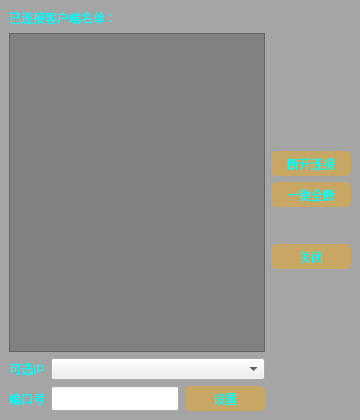
<?xml version="1.0" encoding="UTF-8"?>
<ui version="4.0">
 <class>ConnectInfo</class>
 <widget class="QMainWindow" name="ConnectInfo">
  <property name="geometry">
   <rect>
    <x>0</x>
    <y>0</y>
    <width>360</width>
    <height>420</height>
   </rect>
  </property>
  <property name="windowTitle">
   <string>客户端连接管理</string>
  </property>
  <property name="styleSheet">
   <string notr="true">QMainWindow{
	background-color: rgba(0, 0, 0, 50);
}

QListWidget{
	color: rgb(0, 255, 255);
	background-color:  rgba(74, 74, 74,100);
}

QLabel{
	color: rgb(0, 255, 255);
	/*background-color: rgb(85, 85, 127);*/
}

QPushButton{
	border-radius: 5px;
	background-color: rgba(255, 170, 0, 100);
	color: rgb(0, 255, 255);
}
QPushButton:hover{
	background-color: rgb(255, 85, 255);
}
QPushButton:pressed{	
	background-color: rgba(255, 170, 0, 100);
}</string>
  </property>
  <widget class="QWidget" name="centralwidget">
   <layout class="QGridLayout" name="gridLayout" rowstretch="1,0">
    <item row="0" column="0">
     <layout class="QVBoxLayout" name="verticalLayout_3">
      <item>
       <widget class="QLabel" name="label">
        <property name="text">
         <string>已连接客户端名单：</string>
        </property>
       </widget>
      </item>
      <item>
       <widget class="QListWidget" name="listWidget"/>
      </item>
     </layout>
    </item>
    <item row="0" column="1" rowspan="2">
     <layout class="QVBoxLayout" name="verticalLayout_2">
      <item>
       <spacer name="verticalSpacer_3">
        <property name="orientation">
         <enum>Qt::Vertical</enum>
        </property>
        <property name="sizeHint" stdset="0">
         <size>
          <width>20</width>
          <height>40</height>
         </size>
        </property>
       </spacer>
      </item>
      <item>
       <widget class="QPushButton" name="disConnectBt">
        <property name="sizePolicy">
         <sizepolicy hsizetype="Preferred" vsizetype="Preferred">
          <horstretch>0</horstretch>
          <verstretch>0</verstretch>
         </sizepolicy>
        </property>
        <property name="minimumSize">
         <size>
          <width>80</width>
          <height>25</height>
         </size>
        </property>
        <property name="text">
         <string>断开连接</string>
        </property>
       </widget>
      </item>
      <item>
       <widget class="QPushButton" name="allSelectBt">
        <property name="sizePolicy">
         <sizepolicy hsizetype="Preferred" vsizetype="Preferred">
          <horstretch>0</horstretch>
          <verstretch>0</verstretch>
         </sizepolicy>
        </property>
        <property name="minimumSize">
         <size>
          <width>0</width>
          <height>25</height>
         </size>
        </property>
        <property name="text">
         <string>一键全断</string>
        </property>
       </widget>
      </item>
      <item>
       <widget class="QPushButton" name="updateBt">
        <property name="sizePolicy">
         <sizepolicy hsizetype="Preferred" vsizetype="Preferred">
          <horstretch>0</horstretch>
          <verstretch>0</verstretch>
         </sizepolicy>
        </property>
        <property name="minimumSize">
         <size>
          <width>0</width>
          <height>25</height>
         </size>
        </property>
        <property name="styleSheet">
         <string notr="true">color: rgba(255, 255, 255, 0);
background-color: rgba(0, 0, 0, 0);
border: none;</string>
        </property>
        <property name="text">
         <string>刷新</string>
        </property>
       </widget>
      </item>
      <item>
       <widget class="QPushButton" name="closeBt">
        <property name="sizePolicy">
         <sizepolicy hsizetype="Preferred" vsizetype="Preferred">
          <horstretch>0</horstretch>
          <verstretch>0</verstretch>
         </sizepolicy>
        </property>
        <property name="minimumSize">
         <size>
          <width>0</width>
          <height>25</height>
         </size>
        </property>
        <property name="text">
         <string>关闭</string>
        </property>
       </widget>
      </item>
      <item>
       <spacer name="verticalSpacer">
        <property name="orientation">
         <enum>Qt::Vertical</enum>
        </property>
        <property name="sizeHint" stdset="0">
         <size>
          <width>20</width>
          <height>40</height>
         </size>
        </property>
       </spacer>
      </item>
     </layout>
    </item>
    <item row="1" column="0">
     <layout class="QVBoxLayout" name="verticalLayout">
      <item>
       <layout class="QHBoxLayout" name="horizontalLayout">
        <item>
         <widget class="QLabel" name="label_2">
          <property name="text">
           <string>可选IP</string>
          </property>
         </widget>
        </item>
        <item>
         <widget class="QComboBox" name="IPcomboBox">
          <property name="sizePolicy">
           <sizepolicy hsizetype="Expanding" vsizetype="Expanding">
            <horstretch>0</horstretch>
            <verstretch>0</verstretch>
           </sizepolicy>
          </property>
         </widget>
        </item>
       </layout>
      </item>
      <item>
       <layout class="QHBoxLayout" name="horizontalLayout_2">
        <item>
         <widget class="QLabel" name="label_3">
          <property name="text">
           <string>端口号</string>
          </property>
         </widget>
        </item>
        <item>
         <widget class="QLineEdit" name="PortEdit">
          <property name="sizePolicy">
           <sizepolicy hsizetype="Expanding" vsizetype="Expanding">
            <horstretch>0</horstretch>
            <verstretch>0</verstretch>
           </sizepolicy>
          </property>
         </widget>
        </item>
        <item>
         <widget class="QPushButton" name="setConnectBt">
          <property name="sizePolicy">
           <sizepolicy hsizetype="Preferred" vsizetype="Preferred">
            <horstretch>0</horstretch>
            <verstretch>0</verstretch>
           </sizepolicy>
          </property>
          <property name="minimumSize">
           <size>
            <width>80</width>
            <height>25</height>
           </size>
          </property>
          <property name="text">
           <string>设置</string>
          </property>
         </widget>
        </item>
       </layout>
      </item>
     </layout>
    </item>
   </layout>
  </widget>
  <widget class="QMenuBar" name="menubar">
   <property name="geometry">
    <rect>
     <x>0</x>
     <y>0</y>
     <width>360</width>
     <height>26</height>
    </rect>
   </property>
  </widget>
 </widget>
 <resources/>
 <connections/>
</ui>
